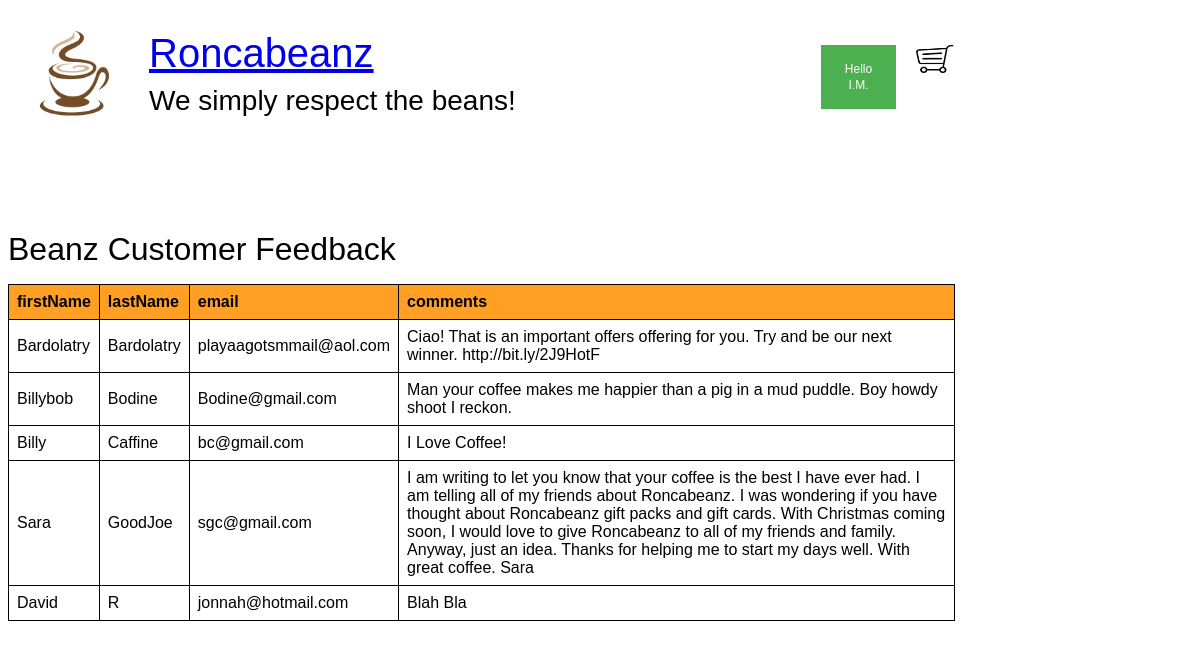
The page /ManageFeedback.php (signed in) on the database its author committed.
### tables this page shows
CREATE TABLE `CustomerContactRequests` (
  `firstName` varchar(50) NOT NULL,
  `lastName` varchar(50) NOT NULL,
  `email` varchar(80) NOT NULL,
  `comments` varchar(1024) NOT NULL
);

### lib/DBHelper.php (called while the page is built, shortened)
<?php
class DBHelper
{
    private  $mySqliCon = null;
    public function __construct()
    {
        $conn = new mysqli(DB_HOST, DB_USER, DB_PASS, DB_NAME) or die("Connect failed: %s\n" . $conn->error);
        $this->mySqliCon = $conn;
    }
    public function close()
    {
        if($this->mySqliCon != null)
        {
            $this->mySqliCon = null;
        }
    }
    function query($query)
    {
        $result = $this->mySqliCon->query($query);
        return$result;
    }
}

### ManageFeedback.php (the view, shortened to what this page needs)
<?php
include_once 'lib/DBHelper.php';
$dbh = new DBHelper();
?>
<html>
 <head>
    <link rel="stylesheet" href="roncabeanz_style.css" type="text/css" />
    <link href="css/Header.css" rel="stylesheet" type="text/css">
 </head>
 <body>
 <div class="container">
     <?php include 'Header.php'; ?>
 </div>
 <div class="row"></div>
 <h1>Beanz Customer Feedback</h1>
<?php
$query = "SELECT firstName, lastName, email, comments FROM CustomerContactRequests WHERE 1 ORDER BY lastname, firstName";
$result = $dbh->query($query);
$num_fields = mysqli_num_fields($result);
$fields = mysqli_fetch_fields($result);
?>
<table>
		<tr>
			<?php for ($i = 0; $i < $num_fields; $i++){ ?>
					<th><?php echo $fields[$i]->name;?></th>
			<?php } ?>
		</tr>
<?php while ($row = mysqli_fetch_array($result)) {?>
		<tr>
		<?php for ($i = 0; $i < $num_fields; $i++){?>
		<td><?php echo $row[$fields[$i]->name] ?></td>
		<?php } ?> </tr>
<?php } ?>
</table>
</body>
</html>

### css/roncabeanz_style.css (style rules this page uses)
h1, h2, h3, h4 { color: black; font-weight: normal; line-height: 1.1em; margin: 0 0 .5em 0; }
table, th, td { border: 1px solid black; }
th { background: #ff9f23; }
td { background: white; }

### css/Header.css (style rules this page uses)
body { font-family: Arial, Helvetica, sans-serif; }
* { box-sizing: border-box; }
.row:after { content: ""; display: table; clear: both; height: 10%; }
.container { zoom: 1; }
.container:before, .container:after { content: ""; display: table; }
.container:after { clear: both; }
.container { padding: 16px; }

### ManageFeedback.php (style rules this page uses)
table { font-family: arial, sans-serif; border-collapse: collapse; width: 80%; }
td, th { border: 1px solid #dddddd; text-align: left; padding: 8px; }
tr:nth-child(even) { background-color: #dddddd; }

### rows shown on the page
customercontactrequests: firstName "Bardolatry", lastName "Bardolatry", email "playaagotsmmail@aol.com", comments "Ciao! That is an important offers offering for you. Try and be our next winner. http://bit.ly/2J9HotF"
customercontactrequests: firstName "Billybob", lastName "Bodine", email "Bodine@gmail.com", comments "Man your coffee makes me happier than a pig in a mud puddle. Boy howdy shoot I reckon."
customercontactrequests: firstName "Billy", lastName "Caffine", email "bc@gmail.com", comments "I Love Coffee!"
customercontactrequests: firstName "Sara", lastName "GoodJoe", email "sgc@gmail.com", comments "I am writing to let you know that your coffee is the best I have ever had. I am telling all of my friends about Roncabeanz. I was wondering if you have thought about Roncabeanz gift packs and gift cards. With Christmas coming soon, I would love to give Roncabeanz to all of my friends and family. Anyway, just an idea. Thanks for helping me to start my days well. With great coffee. Sara"
customercontactrequests: firstName "David", lastName "R", email "jonnah@hotmail.com", comments "Blah Bla"

### other values the page prints
$userName "I.M."
$fields[$i]->name "firstName"
$fields[$i]->name "lastName"
$fields[$i]->name "email"
$fields[$i]->name "comments"
